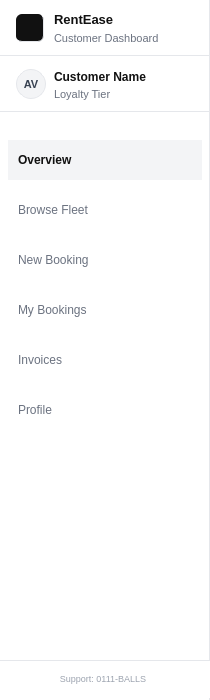
  <widget class="QWidget" name="sidebarWidget" native="true">
   <property name="geometry">
    <rect>
     <x>0</x>
     <y>0</y>
     <width>210</width>
     <height>700</height>
    </rect>
   </property>
   <property name="minimumSize">
    <size>
     <width>210</width>
     <height>0</height>
    </size>
   </property>
   <property name="maximumSize">
    <size>
     <width>210</width>
     <height>16777215</height>
    </size>
   </property>
   <property name="styleSheet">
    <string notr="true">background-color: #ffffff;
border-right: 1px solid #E5E7EB;
font-family: Segoe UI;
</string>
   </property>
   <widget class="QWidget" name="widget" native="true">
    <property name="geometry">
     <rect>
      <x>0</x>
      <y>0</y>
      <width>210</width>
      <height>56</height>
     </rect>
    </property>
    <property name="minimumSize">
     <size>
      <width>0</width>
      <height>56</height>
     </size>
    </property>
    <property name="maximumSize">
     <size>
      <width>210</width>
      <height>56</height>
     </size>
    </property>
    <property name="styleSheet">
     <string notr="true"> background-color: #ffffff;
border-bottom: 1px solid #E5E7EB;</string>
    </property>
    <widget class="QLabel" name="companyLogo">
     <property name="geometry">
      <rect>
       <x>16</x>
       <y>14</y>
       <width>28</width>
       <height>28</height>
      </rect>
     </property>
     <property name="minimumSize">
      <size>
       <width>28</width>
       <height>28</height>
      </size>
     </property>
     <property name="maximumSize">
      <size>
       <width>28</width>
       <height>28</height>
      </size>
     </property>
     <property name="styleSheet">
      <string notr="true">background-color: #111111;
border-radius: 6px;</string>
     </property>
     <property name="text">
      <string/>
     </property>
     <property name="pixmap">
      <pixmap resource="resource.qrc">:/images/companyLogo3.png</pixmap>
     </property>
     <property name="scaledContents">
      <bool>true</bool>
     </property>
    </widget>
    <widget class="QLabel" name="companyName">
     <property name="geometry">
      <rect>
       <x>54</x>
       <y>10</y>
       <width>130</width>
       <height>18</height>
      </rect>
     </property>
     <property name="styleSheet">
      <string notr="true">font-size: 13px;
font-weight: bold;
color: #111111;
background: transparent;
font-family: Segoe UI;
border: none;
</string>
     </property>
     <property name="text">
      <string>RentEase</string>
     </property>
    </widget>
    <widget class="QLabel" name="dashboardType">
     <property name="geometry">
      <rect>
       <x>54</x>
       <y>30</y>
       <width>130</width>
       <height>16</height>
      </rect>
     </property>
     <property name="styleSheet">
      <string notr="true">font-size: 11px;
color: #6B7280;
background: transparent;
border: none;</string>
     </property>
     <property name="text">
      <string>Customer Dashboard</string>
     </property>
    </widget>
   </widget>
   <widget class="QWidget" name="widget_2" native="true">
    <property name="geometry">
     <rect>
      <x>0</x>
      <y>56</y>
      <width>210</width>
      <height>56</height>
     </rect>
    </property>
    <property name="minimumSize">
     <size>
      <width>210</width>
      <height>56</height>
     </size>
    </property>
    <property name="maximumSize">
     <size>
      <width>210</width>
      <height>16777215</height>
     </size>
    </property>
    <property name="styleSheet">
     <string notr="true"> background-color: #ffffff;
 border-bottom: 1px solid #E5E7EB;</string>
    </property>
    <widget class="QLabel" name="avatarDisplay">
     <property name="geometry">
      <rect>
       <x>16</x>
       <y>13</y>
       <width>30</width>
       <height>30</height>
      </rect>
     </property>
     <property name="sizePolicy">
      <sizepolicy hsizetype="Fixed" vsizetype="Fixed">
       <horstretch>0</horstretch>
       <verstretch>0</verstretch>
      </sizepolicy>
     </property>
     <property name="styleSheet">
      <string notr="true">background-color: #F3F4F6;
border: 1px solid #E5E7EB;
border-radius: 15px;
font-size: 11px;
font-weight: bold;
color: #374151;</string>
     </property>
     <property name="text">
      <string>AV</string>
     </property>
     <property name="alignment">
      <set>Qt::AlignmentFlag::AlignCenter</set>
     </property>
    </widget>
    <widget class="QLabel" name="customerName">
     <property name="geometry">
      <rect>
       <x>54</x>
       <y>13</y>
       <width>140</width>
       <height>16</height>
      </rect>
     </property>
     <property name="sizePolicy">
      <sizepolicy hsizetype="Fixed" vsizetype="Preferred">
       <horstretch>0</horstretch>
       <verstretch>0</verstretch>
      </sizepolicy>
     </property>
     <property name="styleSheet">
      <string notr="true">font-size: 12px;
font-weight: bold;
color: #111111;
background: transparent; 
border:none;
</string>
     </property>
     <property name="text">
      <string>Customer Name</string>
     </property>
    </widget>
    <widget class="QLabel" name="membershipTier">
     <property name="geometry">
      <rect>
       <x>54</x>
       <y>31</y>
       <width>140</width>
       <height>14</height>
      </rect>
     </property>
     <property name="sizePolicy">
      <sizepolicy hsizetype="Ignored" vsizetype="Preferred">
       <horstretch>0</horstretch>
       <verstretch>0</verstretch>
      </sizepolicy>
     </property>
     <property name="styleSheet">
      <string notr="true">font-size: 11px;
color: #6B7280;
background: transparent;
border: none;</string>
     </property>
     <property name="text">
      <string>Loyalty Tier</string>
     </property>
    </widget>
   </widget>
   <widget class="QPushButton" name="overviewBtn">
    <property name="geometry">
     <rect>
      <x>8</x>
      <y>140</y>
      <width>194</width>
      <height>40</height>
     </rect>
    </property>
    <property name="sizePolicy">
     <sizepolicy hsizetype="Fixed" vsizetype="Fixed">
      <horstretch>0</horstretch>
      <verstretch>0</verstretch>
     </sizepolicy>
    </property>
    <property name="font">
     <font>
      <family>Segoe UI</family>
      <pointsize>9</pointsize>
      <fontweight>Medium</fontweight>
     </font>
    </property>
    <property name="styleSheet">
     <string notr="true">QPushButton {
    text-align: left;
    padding-left: 10px; 
    padding-top: 5px;
    padding-bottom: 5px;
    border: none;
    background: none;
    margin: 0px;
    color: #6B7280;
}
QPushButton#overviewBtn:hover {
    background-color: #F9FAFB;
    color: #111111;
}
QPushButton#overviewBtn:checked {
    background-color: #F3F4F6;
    color: #111111;
    font-weight: 500;
}</string>
    </property>
    <property name="text">
     <string>Overview</string>
    </property>
    <property name="icon">
     <iconset theme="QIcon::ThemeIcon::AddressBookNew"/>
    </property>
    <property name="iconSize">
     <size>
      <width>32</width>
      <height>32</height>
     </size>
    </property>
    <property name="checkable">
     <bool>true</bool>
    </property>
    <property name="checked">
     <bool>true</bool>
    </property>
    <property name="flat">
     <bool>true</bool>
    </property>
    <attribute name="buttonGroup">
     <string notr="true">buttonGroup</string>
    </attribute>
   </widget>
   <widget class="QPushButton" name="browseBtn">
    <property name="geometry">
     <rect>
      <x>8</x>
      <y>190</y>
      <width>194</width>
      <height>40</height>
     </rect>
    </property>
    <property name="styleSheet">
     <string notr="true">QPushButton {
    text-align: left;
    padding-left: 10px; 
    padding-top: 5px;
    padding-bottom: 5px;
    border: none;
    background: none;
    margin: 0px;
    color: #6B7280;
}
QPushButton#browseBtn:hover {
    background-color: #F9FAFB;
    color: #111111;
}
QPushButton#browseBtn:checked {
    background-color: #F3F4F6;
    color: #111111;
    font-weight: 500;
}</string>
    </property>
    <property name="text">
     <string>Browse Fleet</string>
    </property>
    <property name="icon">
     <iconset theme="QIcon::ThemeIcon::ZoomIn"/>
    </property>
    <property name="iconSize">
     <size>
      <width>32</width>
      <height>32</height>
     </size>
    </property>
    <property name="checkable">
     <bool>true</bool>
    </property>
    <property name="flat">
     <bool>true</bool>
    </property>
    <attribute name="buttonGroup">
     <string notr="true">buttonGroup</string>
    </attribute>
   </widget>
   <widget class="QPushButton" name="newBtn">
    <property name="geometry">
     <rect>
      <x>8</x>
      <y>240</y>
      <width>194</width>
      <height>40</height>
     </rect>
    </property>
    <property name="styleSheet">
     <string notr="true">QPushButton {
    text-align: left;
    padding-left: 10px; 
    padding-top: 5px;
    padding-bottom: 5px;
    border: none;
    background: none;
    margin: 0px;
    color: #6B7280;
}
QPushButton#newBtn:hover {
    background-color: #F9FAFB;
    color: #111111;
}
QPushButton#newBtn:checked {
    background-color: #F3F4F6;
    color: #111111;
    font-weight: 500;
}</string>
    </property>
    <property name="text">
     <string>New Booking</string>
    </property>
    <property name="icon">
     <iconset theme="QIcon::ThemeIcon::FolderNew"/>
    </property>
    <property name="iconSize">
     <size>
      <width>32</width>
      <height>32</height>
     </size>
    </property>
    <property name="checkable">
     <bool>true</bool>
    </property>
    <property name="flat">
     <bool>true</bool>
    </property>
    <attribute name="buttonGroup">
     <string notr="true">buttonGroup</string>
    </attribute>
   </widget>
   <widget class="QPushButton" name="invoiceBtn">
    <property name="geometry">
     <rect>
      <x>8</x>
      <y>340</y>
      <width>194</width>
      <height>40</height>
     </rect>
    </property>
    <property name="styleSheet">
     <string notr="true">QPushButton {
    text-align: left;
    padding-left: 10px; 
    padding-top: 5px;
    padding-bottom: 5px;
    border: none;
    background: none;
    margin: 0px;
    color: #6B7280;
}
QPushButton#invoiceBtn:hover {
    background-color: #F9FAFB;
    color: #111111;
}
QPushButton#invoiceBtn:checked {
    background-color: #F3F4F6;
    color: #111111;
    font-weight: 500;
}</string>
    </property>
    <property name="text">
     <string>Invoices</string>
    </property>
    <property name="icon">
     <iconset theme="QIcon::ThemeIcon::DocumentPageSetup"/>
    </property>
    <property name="iconSize">
     <size>
      <width>32</width>
      <height>32</height>
     </size>
    </property>
    <property name="checkable">
     <bool>true</bool>
    </property>
    <property name="flat">
     <bool>true</bool>
    </property>
    <attribute name="buttonGroup">
     <string notr="true">buttonGroup</string>
    </attribute>
   </widget>
   <widget class="QPushButton" name="bookingsBtn">
    <property name="geometry">
     <rect>
      <x>8</x>
      <y>290</y>
      <width>194</width>
      <height>40</height>
     </rect>
    </property>
    <property name="styleSheet">
     <string notr="true">QPushButton {
    text-align: left;
    padding-left: 10px; 
    padding-top: 5px;
    padding-bottom: 5px;
    border: none;
    background: none;
    margin: 0px;
    color: #6B7280;
}
QPushButton#bookingsBtn:hover {
    background-color: #F9FAFB;
    color: #111111;
}
QPushButton#bookingsBtn:checked {
    background-color: #F3F4F6;
    color: #111111;
    font-weight: 500;
}</string>
    </property>
    <property name="text">
     <string>My Bookings</string>
    </property>
    <property name="icon">
     <iconset theme="QIcon::ThemeIcon::MailMarkRead"/>
    </property>
    <property name="iconSize">
     <size>
      <width>32</width>
      <height>32</height>
     </size>
    </property>
    <property name="checkable">
     <bool>true</bool>
    </property>
    <property name="flat">
     <bool>true</bool>
    </property>
    <attribute name="buttonGroup">
     <string notr="true">buttonGroup</string>
    </attribute>
   </widget>
   <widget class="QPushButton" name="profileBtn">
    <property name="geometry">
     <rect>
      <x>8</x>
      <y>390</y>
      <width>194</width>
      <height>40</height>
     </rect>
    </property>
    <property name="styleSheet">
     <string notr="true">QPushButton {
    text-align: left;
    padding-left: 10px; 
    padding-top: 5px;
    padding-bottom: 5px;
    border: none;
    background: none;
    margin: 0px;
    color: #6B7280;
}
QPushButton#profileBtn:hover {
    background-color: #F9FAFB;
    color: #111111;
}
QPushButton#profileBtn:checked {
    background-color: #F3F4F6;
    color: #111111;
    font-weight: 500;
}</string>
    </property>
    <property name="text">
     <string>Profile</string>
    </property>
    <property name="icon">
     <iconset theme="QIcon::ThemeIcon::UserAvailable"/>
    </property>
    <property name="iconSize">
     <size>
      <width>32</width>
      <height>32</height>
     </size>
    </property>
    <property name="checkable">
     <bool>true</bool>
    </property>
    <property name="flat">
     <bool>true</bool>
    </property>
    <attribute name="buttonGroup">
     <string notr="true">buttonGroup</string>
    </attribute>
   </widget>
   <widget class="QLabel" name="footer">
    <property name="geometry">
     <rect>
      <x>-20</x>
      <y>660</y>
      <width>231</width>
      <height>38</height>
     </rect>
    </property>
    <property name="font">
     <font>
      <family>Segoe UI</family>
      <pointsize>7</pointsize>
     </font>
    </property>
    <property name="styleSheet">
     <string notr="true">color: #9CA3AF;
background-color: #ffffff;
border-top: 1px solid #E5E7EB;
padding-left: 16px;
padding-top: 10px;</string>
    </property>
    <property name="text">
     <string>Support: 0111-BALLS</string>
    </property>
    <property name="alignment">
     <set>Qt::AlignmentFlag::AlignHCenter|Qt::AlignmentFlag::AlignTop</set>
    </property>
   </widget>
  </widget>
